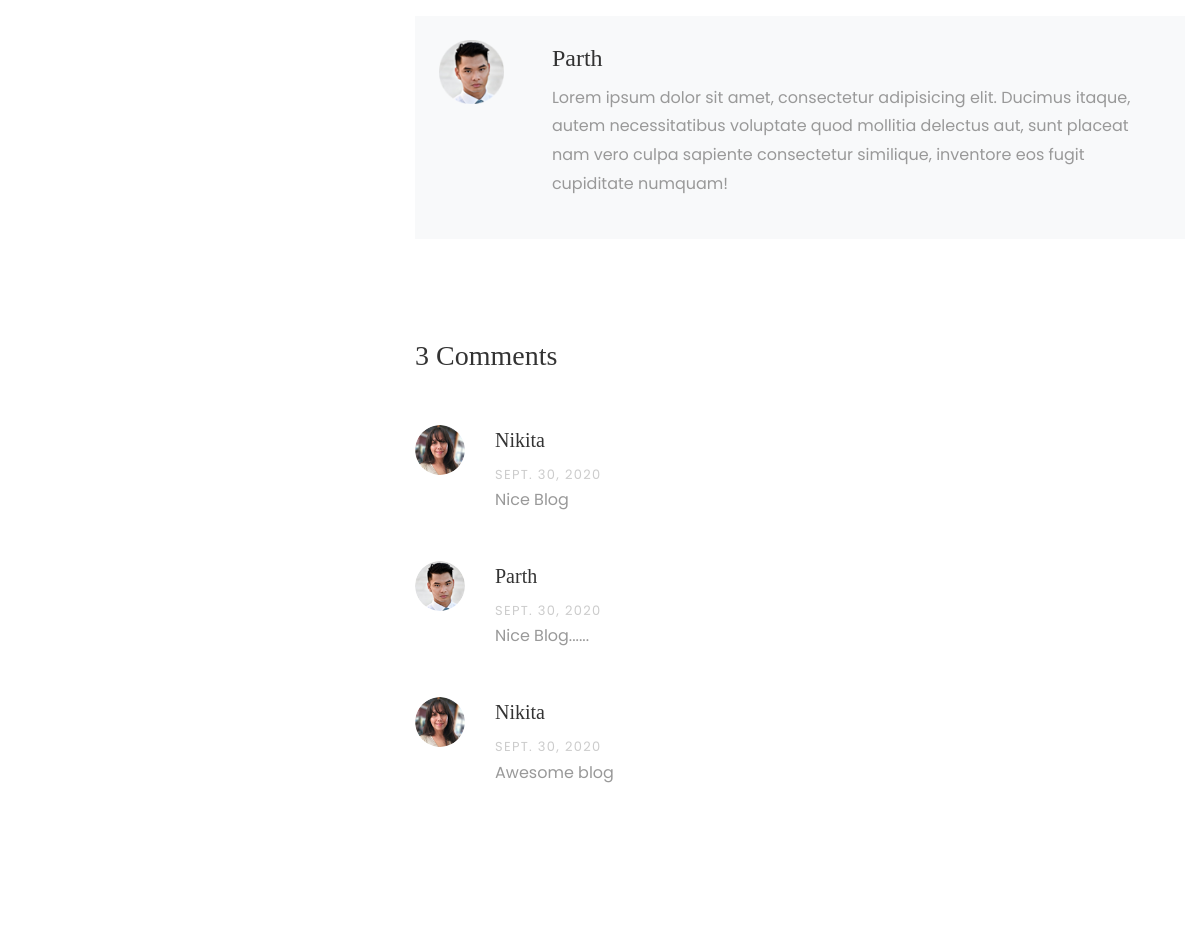
The page /blog_detail/1/ (middle part) on the database as committed earlier.
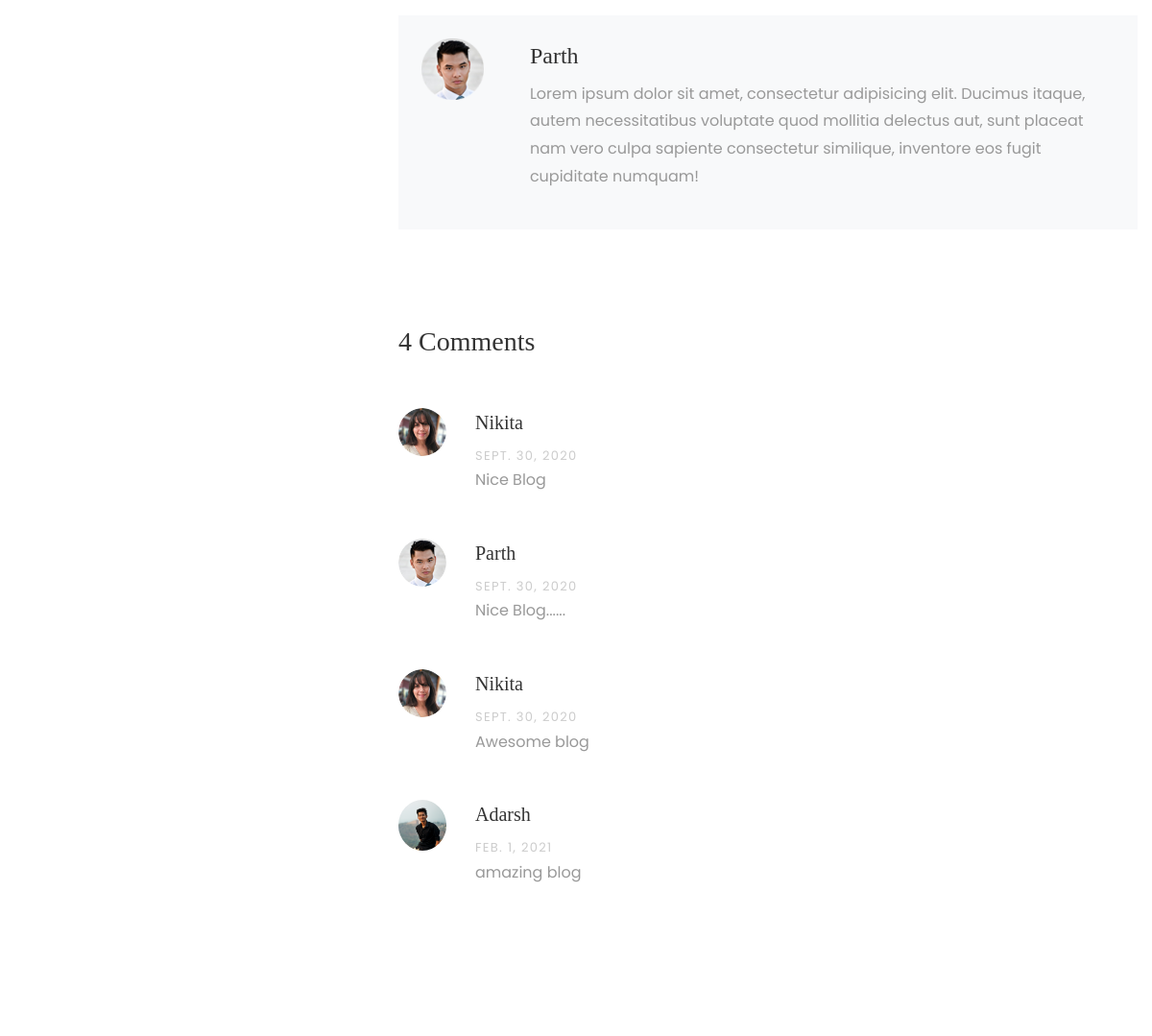
The same page on the database as committed later.
### Blog/models.py (models this page shows, shortened)
class UserDetail(models.Model):
    usr = models.ForeignKey(User, on_delete=models.CASCADE, null=True)
    mobile = models.CharField(max_length=100,null=True)
    image = models.FileField(null=True)
    def __str__(self):
        return self.usr.first_name

class BlogModel(models.Model):
    usr = models.ForeignKey(User,on_delete=models.CASCADE,null=True)
    cat = models.ForeignKey(Category,on_delete=models.CASCADE,null=True)
    title = models.CharField(max_length=100,null=True)
    sdes = models.TextField(null=True)
    long_des = models.TextField(null=True)
    date = models.DateField(null=True)
    image = models.FileField(null=True)

class UserComment(models.Model):
    usr = models.ForeignKey(User,on_delete=models.CASCADE,null=True)
    blog = models.ForeignKey(BlogModel,on_delete=models.CASCADE,null=True)
    msg = models.TextField(null=True)
    date = models.DateField(null=True)

### Blog/views.py (the view)
# urls.py: path('blog_detail/<int:bid>/', Newblogdetail, name="bdetail"),
def Newblogdetail(request,bid):
    data = BlogModel.objects.get(id = bid)
    userdata = UserDetail.objects.filter(usr = data.usr).first()
    comments = UserComment.objects.filter(blog = data)
    n = comments.count()
    d = {"detail":data,"userdata":userdata,"count":n}
    print(d["userdata"])
    return render(request,'newtemp/single.html',d)

### Blog/templates/newtemp/single.html (shortened to what this page needs)
{% extends 'newtemp/base.html' %}
{% load static %}
{% block body %}
<link rel="stylesheet" href="https://stackpath.bootstrapcdn.com/font-awesome/4.7.0/css/font-awesome.min.css">
		<section class="ftco-section">
      <div class="container">
        <div class="row">
          <div class="col-lg-8 order-lg-last ftco-animate">
            <div class="about-author d-flex p-4 bg-light">
              <div class="bio mr-5">
                <img src="{{ userdata.image.url }}" alt="{{ detail.usr.first_name }}" width="200px;" height="200px;" class="img-fluid mb-4">
              </div>
              <div class="desc">
                <h3>{{ detail.usr.first_name }}</h3>
                <p>Lorem ipsum dolor sit amet, consectetur adipisicing elit. Ducimus itaque, autem necessitatibus voluptate quod mollitia delectus aut, sunt placeat nam vero culpa sapiente consectetur similique, inventore eos fugit cupiditate numquam!</p>
              </div>
            </div>
            <div class="pt-5 mt-5">
              <h3 class="mb-5">{{ detail.usercomment_set.count }} Comments</h3>
              <ul class="comment-list">
                {% for i in detail.usercomment_set.all %}
                <li class="comment">
                  <div class="vcard bio">
                    <img src="{{ i.usr.userdetail_set.first.image.url }}" alt="Image placeholder">
                  </div>
                  <div class="comment-body">
                    <h3>{{ i.usr.first_name }}</h3>
                    <div class="meta">{{ i.date }}</div>
                    <p>{{ i.msg }}</p>
                  </div>
                </li>
                {% endfor %}
              </ul>
            </div>
          </div>
          <div class="col-lg-4 sidebar pr-lg-5 ftco-animate">
          </div>
        </div>
      </div>
    </section>
{% endblock %}

### Blog/templates/newtemp/base.html (shortened to what this page needs)
<!DOCTYPE html>
<html lang="en">
  <head>
    {% load static %}
    <link rel="stylesheet" href="{% static 'css/open-iconic-bootstrap.min.css' %}">
    <link rel="stylesheet" href="{% static 'css/animate.css' %}">
    <link rel="stylesheet" href="{% static 'css/owl.carousel.min.css' %}">
    <link rel="stylesheet" href="{% static 'css/owl.theme.default.min.css' %}">
    <link rel="stylesheet" href="{% static 'css/magnific-popup.css' %}">
    <link rel="stylesheet" href="{% static 'css/aos.css' %}">
    <link rel="stylesheet" href="{% static 'css/ionicons.min.css' %}">
    <link rel="stylesheet" href="{% static 'css/flaticon.css' %}">
    <link rel="stylesheet" href="{% static 'css/icomoon.css' %}">
    <link rel="stylesheet" href="{% static 'css/style.css' %}">
  </head>
  <body>
  {% block body %}
  {% endblock %}
  </body>
</html>

Rows that differ between the two databases and show on the page:
computed for BlogModel "Parth": usercomment_set.count "3" → "4"
added UserComment: usr.userdetail_set.first.image (picture), usr.first_name "Adarsh", date "FEB. 1, 2021", msg "amazing blog"
